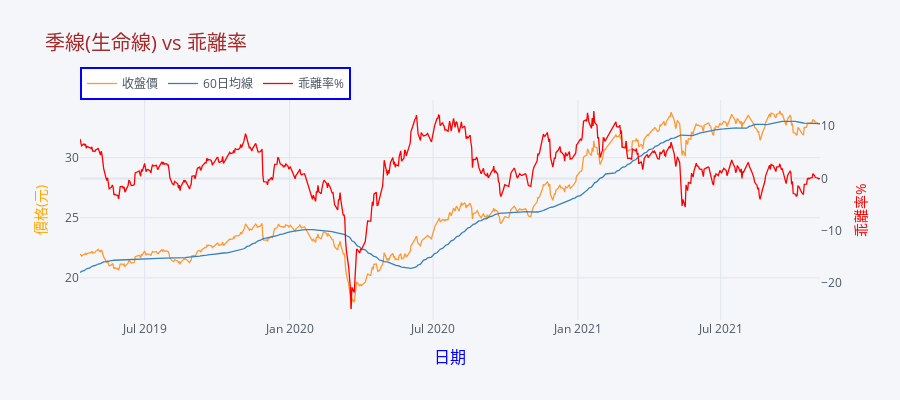

This figure's notebook cell:
### Code cell
# 設定圖表主題
cf.set_config_file(theme='pearl')

df5['乖離率%'] = df5['乖離率']*100
# 使用iplot繪製圖表
fig = df5[['收盤價', '60日均線','乖離率%']].iplot(kind='lines', secondary_y='乖離率%', asFigure=True)

# 設定圖表標題和軸標籤
fig.layout.title = {'text': '季線(生命線) vs 乖離率', 'font': {'size': 20, 'color': 'brown'}}
fig.layout.xaxis.title =  {'text': '日期', 'font': {'size': 16, 'color': 'blue'}}
fig.layout.yaxis.title = {'text': '價格(元)', 'font': {'size': 14, 'color': 'orange'}}
fig.layout.yaxis2.title = {'text': '乖離率%', 'font': {'size': 14, 'color': 'red'}}

# 設定第二個Y軸的顏色和位置
fig.data[2].line.color = 'red'
fig.layout.yaxis2.showgrid = False
fig.layout.yaxis2.overlaying = 'y'
fig.layout.yaxis2.side = 'right'

fig.update_layout(hovermode='x unified',width=900, height=400,
                  legend=dict(x=0, y=1, bgcolor='white', bordercolor='blue', borderwidth=2, 
                              orientation='h', yanchor='bottom', xanchor='left'))
# 顯示圖表
fig.show()

### Figure 1 — Plotly figure (JSON) as saved in the notebook; plotly's stock layout.template omitted (floating-point values rounded to 4 significant figures; data arrays with more than 128 entries replaced by an {"elided": "..."} marker saying what was removed)
{"data": [{"line": {"color": "rgba(255, 153, 51, 1.0)", "dash": "solid", "shape": "linear", "width": 1.3}, "mode": "lines", "name": "收盤價", "text": "", "type": "scatter", "x": {"elided": "632 str values"}, "y": {"elided": "632 float values"}}, {"line": {"color": "rgba(55, 128, 191, 1.0)", "dash": "solid", "shape": "linear", "width": 1.3}, "mode": "lines", "name": "60日均線", "text": "", "type": "scatter", "x": {"elided": "632 str values"}, "y": {"elided": "632 float values"}}, {"line": {"color": "red", "dash": "solid", "shape": "linear", "width": 1.3}, "mode": "lines", "name": "乖離率%", "text": "", "type": "scatter", "x": {"elided": "632 str values"}, "xaxis": "x", "y": {"elided": "632 float values"}, "yaxis": "y2"}], "layout": {"height": 400, "hovermode": "x unified", "legend": {"bgcolor": "white", "bordercolor": "blue", "borderwidth": 2, "font": {"color": "#4D5663"}, "orientation": "h", "x": 0, "xanchor": "left", "y": 1, "yanchor": "bottom"}, "paper_bgcolor": "#F5F6F9", "plot_bgcolor": "#F5F6F9", "title": {"font": {"color": "brown", "size": 20}, "text": "季線(生命線) vs 乖離率"}, "width": 900, "xaxis": {"gridcolor": "#E1E5ED", "showgrid": true, "tickfont": {"color": "#4D5663"}, "title": {"font": {"color": "blue", "size": 16}, "text": "日期"}, "zerolinecolor": "#E1E5ED"}, "yaxis": {"gridcolor": "#E1E5ED", "showgrid": true, "tickfont": {"color": "#4D5663"}, "title": {"font": {"color": "orange", "size": 14}, "text": "價格(元)"}, "zerolinecolor": "#E1E5ED"}, "yaxis2": {"anchor": "x", "gridcolor": "#E1E5ED", "overlaying": "y", "showgrid": false, "side": "right", "tickfont": {"color": "#4D5663"}, "title": {"font": {"color": "red", "size": 14}, "text": "乖離率%"}, "zerolinecolor": "#E1E5ED"}}}
